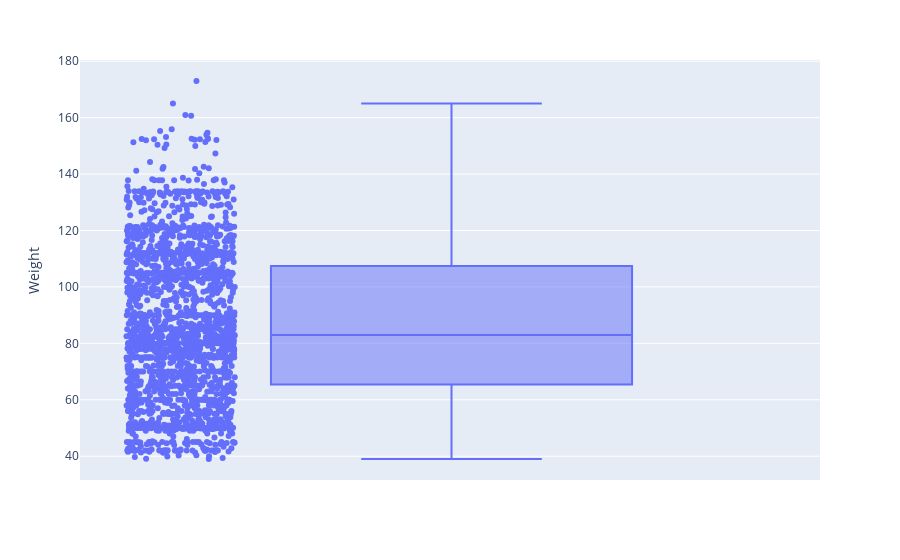

Notebook cell for this chart:
### Code cell
fig = px.box(df, y="Weight", points= 'all')

fig.show()

### Figure 1 — Plotly figure (JSON) as saved in the notebook; plotly's stock layout.template omitted (floating-point values rounded to 4 significant figures; data arrays with more than 128 entries replaced by an {"elided": "..."} marker saying what was removed)
{"data": [{"alignmentgroup": "True", "boxpoints": "all", "hovertemplate": "Weight=%{y}<extra></extra>", "legendgroup": "", "marker": {"color": "#636efa"}, "name": "", "notched": false, "offsetgroup": "", "orientation": "v", "showlegend": false, "type": "box", "x0": " ", "xaxis": "x", "y": {"elided": "2111 float values"}, "y0": " ", "yaxis": "y"}], "layout": {"boxmode": "group", "legend": {"tracegroupgap": 0}, "margin": {"t": 60}, "xaxis": {"anchor": "y", "domain": [0, 1]}, "yaxis": {"anchor": "x", "domain": [0, 1], "title": {"text": "Weight"}}}}
